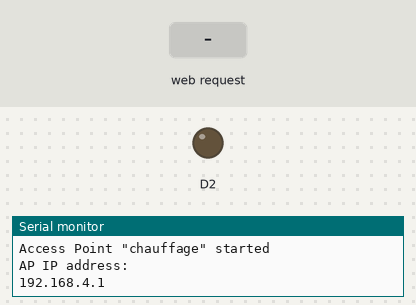
The sketch below on a simulated ESP8266 (NodeMCU). Shown: output pins drawn as LEDs (lit = HIGH), the last lines printed to the serial monitor. Inputs (shaded band) come from the test bench. Storage starts empty.

Above: at 1.2 s.
1.3 s: HTTP request GET /chauffage received
At 1.6 s:
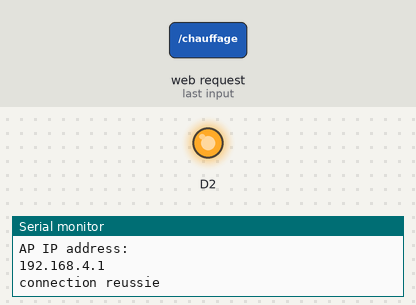
Timing chart, 0 to 4.3 s (numbered marks = the images above; inputs shaded):
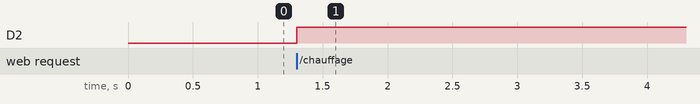

The sketch:

esp8266_receiver.ino
```cpp
#include <ESP8266WiFi.h>
#include <WiFiClient.h>
#include "ESP8266WebServer.h"

ESP8266WebServer server(80);
const char* ssid     = "chauffage";

// Temps de chauffage en minutes
int chauffage;
long timing ;

const char MAIN_page[] PROGMEM = R"=====(
<!DOCTYPE html><html><body>
<h2>Reglage du temps de chauffage (minutes)<h2>
<form action="/action_page">
  Chauffage :<br>
  <input type="text" name="chauffage" value="">
  <br><br>
  <input type="submit" value="Submit">
</form></body></html>
)=====";

void setup() {
  Serial.begin(115200);
  getHeatingTime();
  timing = chauffage *1000*60;
  pinMode(D2, OUTPUT);

  WiFi.softAP(ssid);
  Serial.print("Access Point \"");
  Serial.print(ssid);
  Serial.println("\" started");
  IPAddress IP = WiFi.softAPIP();
  Serial.println("AP IP address: ");
  Serial.println(IP);

  server.on("/chauffage",[](){
    server.send(200, "text/plain", "ok");
    Serial.println("connection reussie");
    digitalWrite(D2, HIGH);
    delay(timing);
    digitalWrite(D2, LOW);
    Serial.println("ok");
  });
  //server.on("/", handleRoot);
  //server.on("/action_page", handleForm);
  server.begin();
}
void loop() {
  server.handleClient();
}

void getHeatingTime (){
  bool result = SPIFFS.begin();
  Serial.println("SPIFFS opened: " + result);
  File chauffageFile = SPIFFS.open("/chauffage.txt", "r");
  if (!chauffageFile) {
    Serial.println("File doesn't exist yet. Creating it");
    File chauffageFile = SPIFFS.open("/chauffage.txt", "w");
    if (!chauffageFile) {
      Serial.println("file creation failed");
    }
    chauffage = 10;
    chauffageFile.println(chauffage);

  }
  else {
    Serial.println ("Lecture du contenu du chauffage.txt");
    while(chauffageFile.available()) {
      String line = chauffageFile.readStringUntil('\n');
      Serial.println(line);
      chauffage = line.toInt();
    }
    Serial.println ("Fin du contenu du chauffage.txt");

  }
  chauffageFile.close();
}

void handleRoot() {
 String s = MAIN_page; //Read HTML contents
 server.send(200, "text/html", s); //Send web page
}
void handleForm() {
  chauffage = server.arg("firstname").toInt();
  Serial.print("Nouveau temps de chauffage: ");
  Serial.println(chauffage);
  File chauffageFile = SPIFFS.open("/chauffage.txt", "w");
  chauffageFile.println(chauffage);
  chauffageFile.close();
  timing = chauffage *1000*60;
  String s = "<a href='/'> Go Back </a>";
  server.send(200, "text/html", s); //Send web page
}
```

Measured:
- after the input at 1.3 s, D2: LOW → HIGH at once
